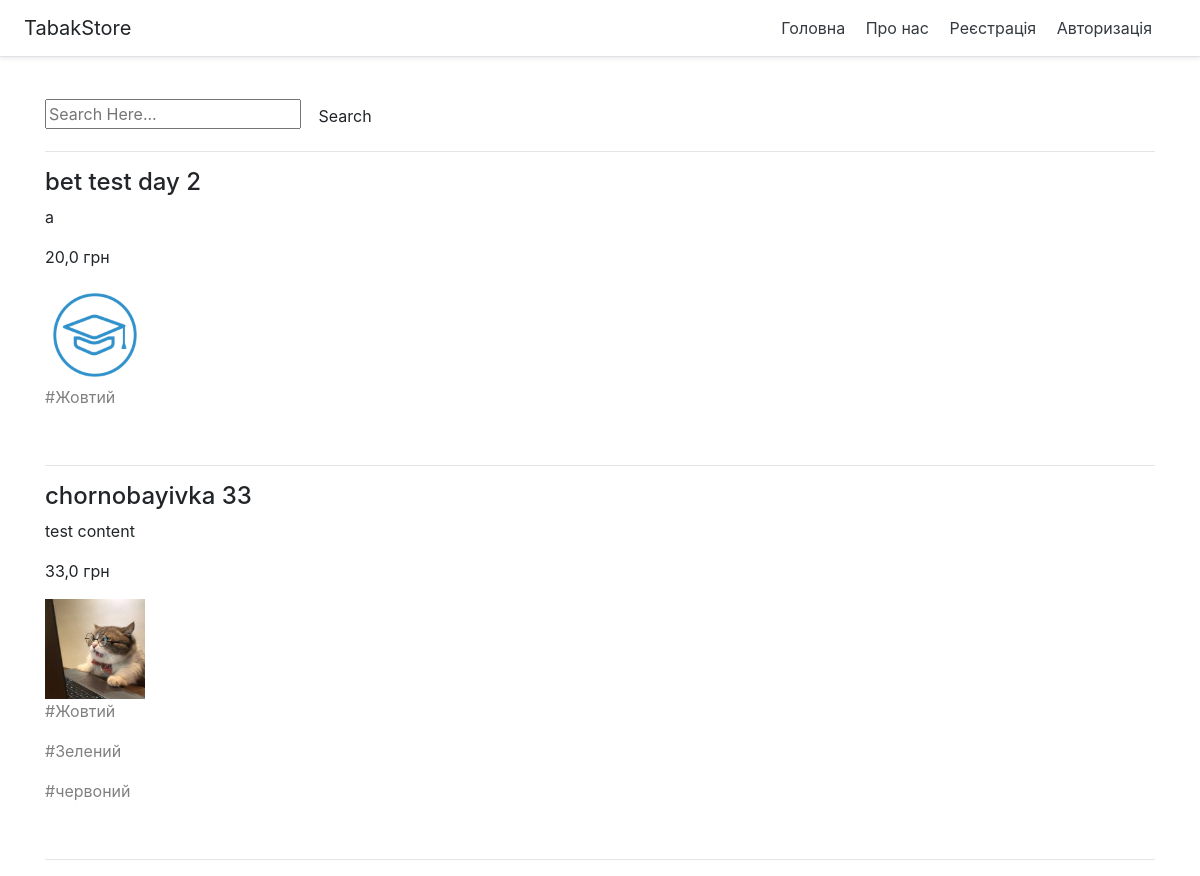
Page /about/show_category/Жовтий/ on the earlier database version.
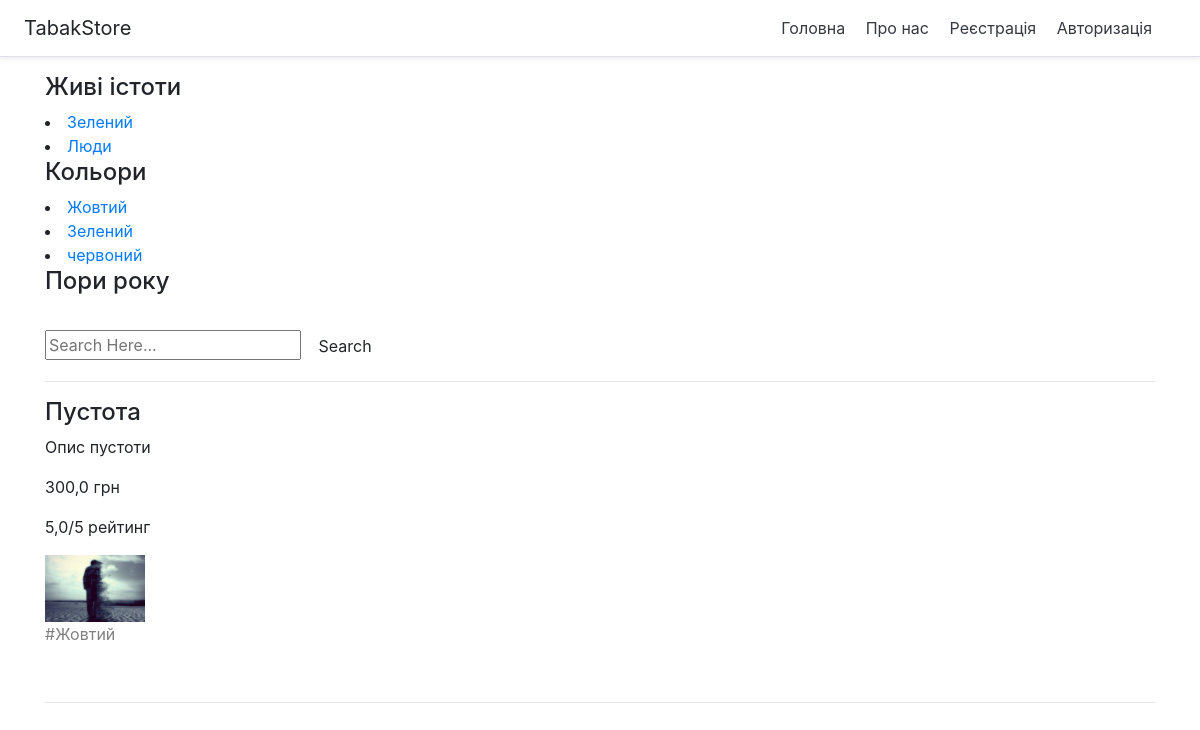
Same page on the later database version.
### news/models.py (models this page shows, shortened)
class News(models.Model):
    objects = None
    title = models.CharField(max_length=150, verbose_name='Назва товару')
    content = models.TextField(blank=True, verbose_name='Опис')
    created_at = models.DateTimeField(auto_now_add=True, verbose_name='Дата публікації')
    updated_at = models.DateTimeField(auto_now=True, verbose_name='Дата оновлення')
    photo = models.ImageField(upload_to='photos/%Y/%m/%d/%H/%M/%S', verbose_name='Фото', blank=True)
    is_published = models.BooleanField(default=True, verbose_name='Опубліковано ?')
    cost = models.FloatField(null=True, verbose_name='Ціна', blank=True)
    we_have = models.BooleanField(default=False, verbose_name='Є в наявності?', blank=True)
    rating = models.FloatField(null=True, verbose_name='Рейтинг', blank=True)
    categores = models.ManyToManyField(Category, blank=True)
    tags = models.TextField(blank=True, verbose_name='Теги для пошуку')
    class Meta:
        verbose_name = 'Товар'
        verbose_name_plural = 'Товари'
        ordering = ['-created_at', 'title']

class Category(models.Model):
    objects = None
    title = models.CharField(max_length=150, db_index=True, verbose_name='Назва кетегорії')
    def __str__(self):
        return self.title
    class Meta:
        verbose_name = 'Категорія'
        verbose_name_plural = 'Категорії'
        ordering = ['title']

class SuperCategory(models.Model):
    objects = None
    title = models.CharField(max_length=150, db_index=True, verbose_name='Назва кетегорії')
    categores = models.ManyToManyField(Category, blank=True)
    class Meta:
        verbose_name = 'Супер категорія'
        verbose_name_plural = 'Супер категорії'
        ordering = ['title']

### news/views.py (the view)
# urls.py: path("show_category/<str:category>/", show_category, name='show_category'),
def show_category(request, category):
    list_category = SuperCategory.objects.all()
    posts_list = Category.objects.get(title=category).news_set.filter(is_published=True)
    query = request.GET.get('q')
    if query:
        posts_list = News.objects.filter(
            Q(title__icontains=query) | Q(content__icontains=query) | Q(tags__icontains=query)
        ).distinct()
    paginator = Paginator(posts_list, 2)  # 2 posts per page
    page = request.GET.get('page')
    try:
        posts = paginator.page(page)
    except PageNotAnInteger:
        posts = paginator.page(1)
    except EmptyPage:
        posts = paginator.page(paginator.num_pages)
    context = {
        'posts': posts,
        'list_category': list_category
    }
    return render(request, "new/detail_view.html", context)

### news/templates/new/detail_view.html (shortened to what this page needs)
{% extends 'new/base.html' %}
{% block content %}
{% for item in list_category %}
    <h4>{{ item.title }} </h4>
    {% for i in item.categores.all %}
    <li><a class="" href="{% url 'show_category' i %}">{{ i }}</a></li>
    {% endfor %}
{% endfor %}
<br>
<form method="GET" >
    <div class="input-field">
        <input type="text" name="q" value="{{ request.GET.q }}" placeholder="Search Here...">
       <button class="btn" type="submit" name="action">Search</button>
    </div>
</form>
<hr>
        {% for item in posts %}
        <h4>{{ item.title }} </h4>
        <p>{{ item.content }} </p>
        <p>{{ item.cost }} грн </p>
            {% if item.rating %}
                <p>{{ item.rating }}/5 рейтинг </p>
            {% endif %}
        <div class="media">
            {% if item.photo %}
         <img src="{{ item.photo.url }}" alt="" width="100">
            {% endif %}
        </div>
        {% for i in item.categores.all %}
        <p style="color: gray">#{{ i }} </p>
{% endfor %}
        <br>
        <hr>
{% endfor %}
{% endblock %}

### news/templates/new/base.html (shortened to what this page needs)
<!doctype html>
<html lang="ru">
<head>
    <link rel="stylesheet" href="https://stackpath.bootstrapcdn.com/bootstrap/4.5.0/css/bootstrap.min.css">
</head>
<body>
    <div class="d-flex flex-column flex-md-row align-items-center p-3 px-md-4 mb-3 bg-white border-bottom shadow-sm">
      <h5 class="my-0 mr-md-auto font-weight-normal">TabakStore</h5>
      <nav class="my-2 my-md-0 mr-md-3">
        <a class="p-2 text-dark" href="/">Головна</a>
         <a class="p-2 text-dark" href="/about">Про нас</a>
          {% if request.user.is_authenticated %}
          <a class="p-2 text-dark" href="{% url 'logout' %}">Вихід</a>
          {% else %}
          <a class="p-2 text-dark" href="/register">Реєстрація</a>
          <a class="p-2 text-dark" href="/login">Авторизація</a>
          {% endif %}
      </nav>
    </div>
    <div class="container">
        {% block content %}{% endblock %}
    </div>
</body>
</html>

Differences in the rows shown:
removed News: title "bet test day 2", content "a", cost "20,0", photo (picture), Category (title "Жовтий")
removed News: title "chornobayivka 33", content "test content", cost "33,0", photo (picture), Category (title "Жовтий"), Category (title "Зелений"), Category (title "червоний")
added SuperCategory: title "Живі істоти", Category (title "Зелений")
added Category: title "Люди", shown under "Живі істоти"
added SuperCategory: title "Кольори", Category (title "Жовтий"), Category (title "Зелений"), Category (title "червоний")
added SuperCategory: title "Пори року"
added News: title "Пустота", content "Опис пустоти", cost "300,0", rating "5,0", photo (picture), Category (title "Жовтий")
